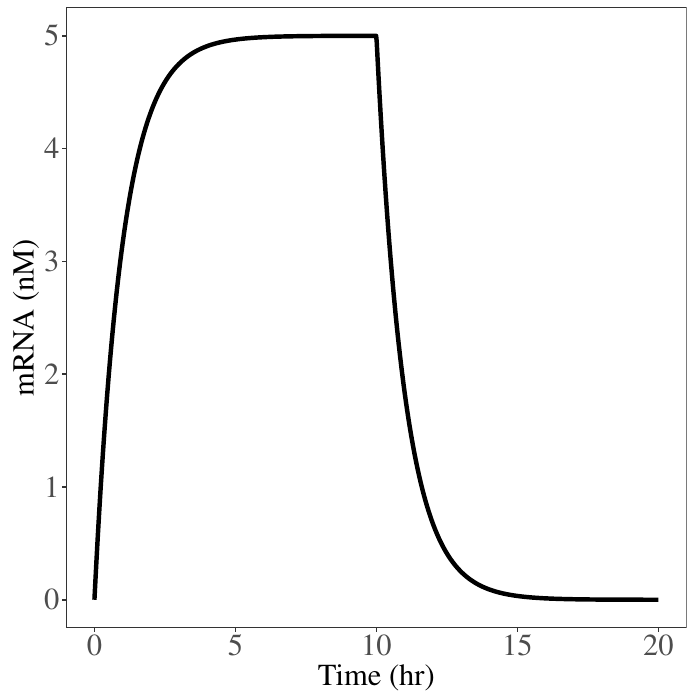

Here is the R script that generated this plot:
require(deSolve)
require(ggplot2)
source("pulse_production.R")
source("aes_ggplot.R")

x0 = 0
tmax = 20
mrna = ode(x0, seq(0,tmax,length.out = 1000), pulse_production)
mrna_df=data.frame(mrna)
colnames(mrna_df) = c("Time","mRNA")

pdf("figlab7_pulse_const.pdf")
ggplot(mrna_df,aes(Time,mRNA)) + 
  geom_line(size=1.5) +
  xlab("Time (hr)") +
  ylab("mRNA (nM)") +
  aes_ggplot
dev.off()
